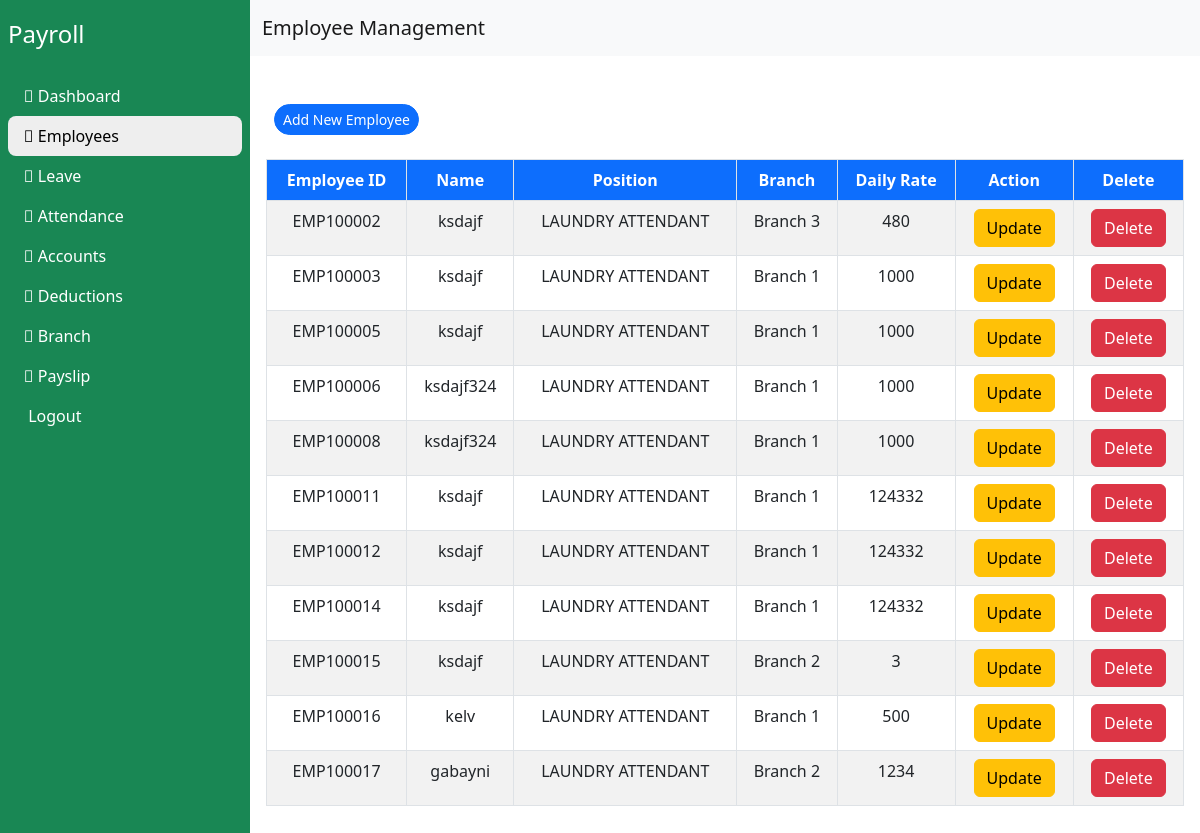
The page /employees-management.php (signed in) on the database its author committed.
### tables this page shows
CREATE TABLE `tblemployees` (
  `ainumber` int(11) NOT NULL,
  `employee_id` varchar(50) NOT NULL,
  `name` varchar(50) NOT NULL,
  `position` varchar(50) NOT NULL,
  `branch` varchar(50) NOT NULL,
  `dailyrate` varchar(50) NOT NULL,
  `createdby` varchar(50) NOT NULL,
  `datecreated` varchar(50) NOT NULL
);

### employees-management.php (the view, shortened to what this page needs)
<?php
require_once "config.php";
$sql = "SELECT * FROM tblemployees";
$result = mysqli_query($link, $sql);
?>
<!DOCTYPE html>
<html lang="en">
<head>
    <link rel="stylesheet" href="sidebar.css">
    <link rel="stylesheet" href="https://pro.fontawesome.com/releases/v5.10.0/css/all.css">
    <link href="https://cdn.jsdelivr.net/npm/bootstrap@5.2.3/dist/css/bootstrap.min.css" rel="stylesheet"
 />
</head>
<body>
    <div class="main-container d-flex">
        <div class="sidebar bg-success" id="side_nav">
            <div class="header-box px-2 pt-3 pb-4 d-flex justify-content-between">
                <span class="text-white fs-4">Payroll</span></h1>
            </div>
            <ul class="list-unstyled px-2">
                <li class=""><a href="dashboard.php" class="text-decoration-none px-3 py-2 d-block">
                        <i class="fal fa-home"></i> Dashboard
                    </a></li>
                <li class="active"><a href="employees-management.php" class="text-decoration-none px-3 py-2 d-block"><i
                            class="fal fa-users">
                        </i>
                        Employees</a></li>
                <li class=""><a href="leave-management.php" class="text-decoration-none px-3 py-2 d-block"><i
                            class="fal fa-arrow-circle-left"> </i> Leave</a></li>
                <li class=""><a href="attendance-management.php" class="text-decoration-none px-3 py-2 d-block"><i
                            class="fal fa-clock"></i>
                        Attendance</a></li>
                <li class=""><a href="accounts-management.php" class="text-decoration-none px-3 py-2 d-block"><i
                            class="fal fa-users"></i>
                        Accounts</a></li>
                <li class=""><a href="deductions-management.php" class="text-decoration-none px-3 py-2 d-block"><i
                            class="fal fa-minus"></i>
                        Deductions</a></li>
                <li class=""><a href="branch-management.php" class="text-decoration-none px-3 py-2 d-block"><i
                            class="fal fa-building"></i>
                        Branch</a></li>
                <li class=""><a href="payslip-management.php" class="text-decoration-none px-3 py-2 d-block"><i
                            class="fal fa-file"></i>
                        Payslip</a></li>
                <li class=""><a href="logout.php" class="text-decoration-none px-3 py-2 d-block">
                        Logout</a></li>
            </ul>
        </div>
        <div class="content">
            <nav class="navbar navbar-expand-md navbar-light bg-light">
                <div class="container-fluid">
                    <a class="navbar-brand" href="#">Employee Management</a>
                </div>
            </nav>
            <button type="button" class="btn btn-primary btn-sm rounded-pill ms-4 mt-5 mb-2" data-bs-toggle="modal"
                data-bs-target="#addModal">Add New Employee
            </button>
            <div class="table-responsive m-3">
                <table class="table table-bordered table-striped text-center p-1" id="table">
                    <thead>
                        <tr class="bg-primary text-white">
                            <th>Employee ID</th>
                            <th>Name</th>
                            <th>Position</th>
                            <th>Branch</th>
                            <th>Daily Rate</th>
                            <th>Action</th>
                            <th>Delete</th>
                        </tr>
                    </thead>
                    <tbody>
                        <?php
                        while ($row = mysqli_fetch_assoc($result)) {
                            echo "<tr>";
                            echo "<td>" . $row['employee_id'] . "</td>";
                            echo "<td>" . $row['name'] . "</td>";
                            echo "<td>" . $row['position'] . "</td>";
                            echo "<td>" . $row['branch'] . "</td>";
                            echo "<td>" . $row['dailyrate'] . "</td>";
                            echo "<td>";
                            echo "<a class='btn btn-small btn-warning editbtn'>Update</a>";
                            echo "</td>";
                            echo "<td>";
                            echo "<a class='btn btn-small btn-danger deletebtn'>Delete</a>";
                            echo "</td>";
                            echo "</tr>";
                        }
                        ?>
                    </tbody>
                </table>
            </div>
        </div>
    </div>
</body>
</html>

### sidebar.css (style rules this page uses)
body { background: #eee; }
#side_nav { min-width: 250px; max-width: 250px; transition: all 0.3s; }
.content { min-height: 100vh; width: 100%; }
.sidebar li.active { background: #eee; border-radius: 8px; }
.sidebar li.active a, .sidebar li.active a:hover { color: #000; }
.sidebar li a { color: #fff; }

### rows shown on the page
tblemployees: employee_id "EMP100002", name "ksdajf", position "LAUNDRY ATTENDANT", branch "Branch 3", dailyrate "480"
tblemployees: employee_id "EMP100003", name "ksdajf", position "LAUNDRY ATTENDANT", branch "Branch 1", dailyrate "1000"
tblemployees: employee_id "EMP100005", name "ksdajf", position "LAUNDRY ATTENDANT", branch "Branch 1", dailyrate "1000"
tblemployees: employee_id "EMP100006", name "ksdajf324", position "LAUNDRY ATTENDANT", branch "Branch 1", dailyrate "1000"
tblemployees: employee_id "EMP100008", name "ksdajf324", position "LAUNDRY ATTENDANT", branch "Branch 1", dailyrate "1000"
tblemployees: employee_id "EMP100011", name "ksdajf", position "LAUNDRY ATTENDANT", branch "Branch 1", dailyrate "124332"
tblemployees: employee_id "EMP100012", name "ksdajf", position "LAUNDRY ATTENDANT", branch "Branch 1", dailyrate "124332"
tblemployees: employee_id "EMP100014", name "ksdajf", position "LAUNDRY ATTENDANT", branch "Branch 1", dailyrate "124332"
tblemployees: employee_id "EMP100015", name "ksdajf", position "LAUNDRY ATTENDANT", branch "Branch 2", dailyrate "3"
tblemployees: employee_id "EMP100016", name "kelv", position "LAUNDRY ATTENDANT", branch "Branch 1", dailyrate "500"
tblemployees: employee_id "EMP100017", name "gabayni", position "LAUNDRY ATTENDANT", branch "Branch 2", dailyrate "1234"
